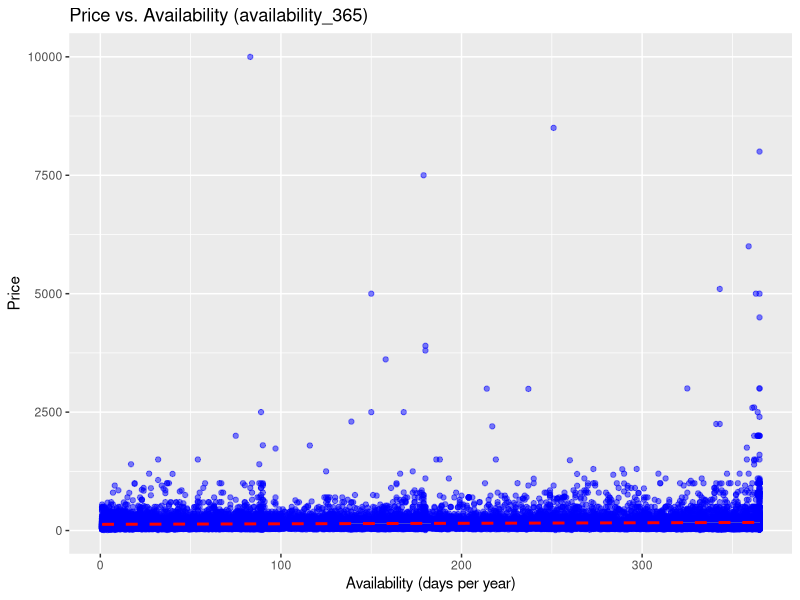
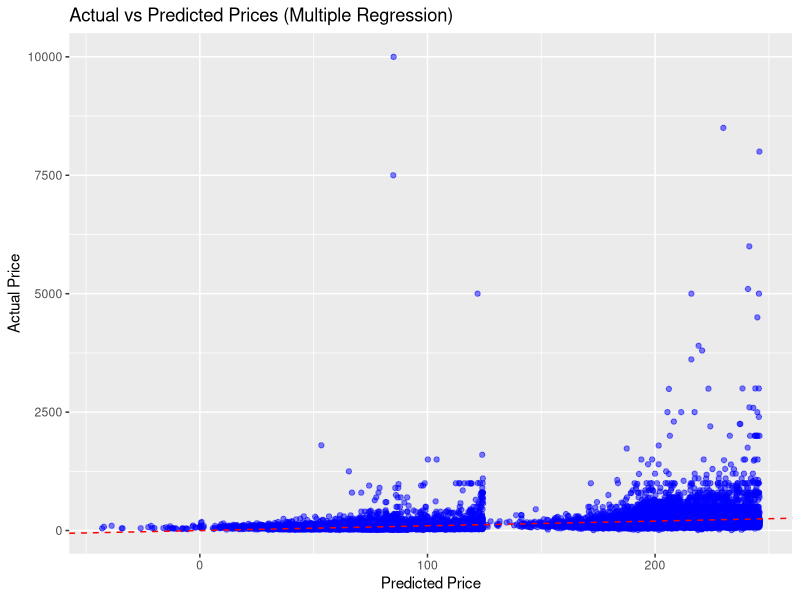

The R script that drew these images, in order:
# Load necessary libraries
library(ggplot2)
library(dplyr)
library(readxl)  # For reading Excel files

# Load the cleaned data
data <- read_excel("Filtered_Cleaned_Abnb_Data.xlsx")

# Simple Regression: Single Variable Analysis
# Regression: Price vs. Availability (availability_365)
model_availability <- lm(price ~ availability_365, data = data)
summary(model_availability)

# Regression: Price vs. Number of Reviews
model_reviews <- lm(price ~ number_of_reviews, data = data)
summary(model_reviews)

# Regression: Price vs. Room Type
model_room_type <- lm(price ~ room_type, data = data)
summary(model_room_type)

# Multiple Regression: All Variables Together
model_full <- lm(price ~ room_type + number_of_reviews + reviews_per_month + availability_365, data = data)
summary(model_full)

# Visualize Simple Regression: Price vs Availability (availability_365)
ggplot(data, aes(x = availability_365, y = price)) +
  geom_point(alpha = 0.5, color = "blue") +
  geom_smooth(method = "lm", color = "red", linetype = "dashed") +
  labs(title = "Price vs. Availability (availability_365)",
       x = "Availability (days per year)",
       y = "Price")

# Visualize Multiple Regression: Actual vs Predicted Prices
data$predicted_price <- predict(model_full)

ggplot(data, aes(x = predicted_price, y = price)) +
  geom_point(alpha = 0.5, color = "blue") +
  geom_abline(slope = 1, intercept = 0, color = "red", linetype = "dashed") +
  labs(title = "Actual vs Predicted Prices (Multiple Regression)",
       x = "Predicted Price",
       y = "Actual Price")
